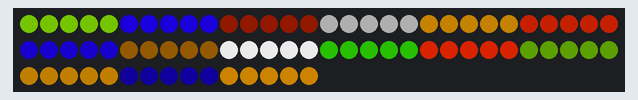
A sketch run on a simulated Arduino Uno, built with avr-gcc and run on an emulated ATmega328P. On the bench: 75 RGB LEDs in strip order, left to right, continuing on the next row. Dim RGB values are drawn brighter than linear; random numbers use the default seed unless the sketch sets one.

Above: at 36.35 s.
At 44.0 s:
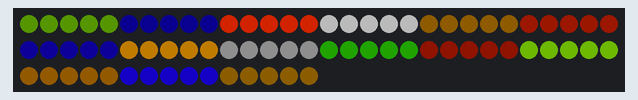
At 68.9 s:
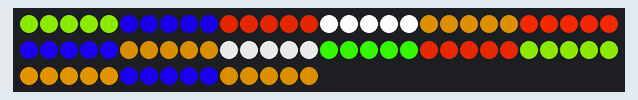

The sketch:

pump_eauxclaires_section4.ino
```cpp
// (licence header left out)
#include <FastLED.h>

#define DATA_PIN 2
#define NCHIMES 15
#define LEDS_PER_CHIME 5

#define HUE_C 42 // yellow
#define HUE_D 74 // light green
#define HUE_E 14 // orange
#define HUE_F 170 // blue
#define HUE_G 87 // dark green
#define HUE_A 215 // magenta
#define HUE_B 103 // puke green
#define HUE_Bb 188 // deep purple (but white with SAT_Bb=0)

#define SAT_C 255
#define SAT_D 255
#define SAT_E 255
#define SAT_F 255
#define SAT_G 255
#define SAT_A 255
#define SAT_B 255
#define SAT_Bb 0

CRGB leds[NCHIMES * LEDS_PER_CHIME];

float intensity[NCHIMES];

bool autoMode;
float phase_autoMode[NCHIMES]; // assigned randomly in setup()
float autoPeriod_ms = 6000;

uint8_t hues[15] = {
  HUE_C,
  HUE_F,
  HUE_C,
  HUE_D,
  HUE_E,
  HUE_G,
  HUE_Bb,
  HUE_C,
  HUE_F,
  HUE_E,
  HUE_C,
  HUE_Bb,
  HUE_E,
  HUE_F,
  HUE_D
};

uint8_t sats[15] = {
  SAT_C,
  SAT_F,
  SAT_C,
  SAT_D,
  SAT_E,
  SAT_G,
  SAT_Bb,
  SAT_C,
  SAT_F,
  SAT_E,
  SAT_C,
  SAT_Bb,
  SAT_E,
  SAT_F,
  SAT_D
};

float decayRate = 0.02; // higher value = faster decay

unsigned long timestamp_ms = 0;
unsigned long timeout_ms = 30000;

int tmpChime;
int reverseIndex;

/*~~~~~~~~~~~~~~~~~~~~~~~~~~~~~~~~~~~~~~~~~~~~~~~~~~~~~*/

void setup() {

  FastLED.addLeds<NEOPIXEL, DATA_PIN>(leds, NCHIMES*LEDS_PER_CHIME);

  for (int i=0; i<NCHIMES; i++) {
    intensity[i] = 0.;
    phase_autoMode[i] = random(autoPeriod_ms);
  }

  Serial.begin(-1); // full USB speed is used

}

void loop() {

  // read serial messages, and update intensity[] accordingly
  while (Serial.available() > 0) {

    tmpChime = Serial.read();
    if (tmpChime >= 0) {
      intensity[tmpChime] = 1.0;
      timestamp_ms = millis();
    }

  }

  autoMode = ((millis() - timestamp_ms) > timeout_ms);

  if (autoMode) {

    evolve_autoMode();

  } else {

    evolve_triggerMode();

  }

  delay(15);

}

void evolve_autoMode(void) {

    // evolve the leds array
    for (int i=0; i<NCHIMES; i++) {

      reverseIndex = NCHIMES - 1 - i;

      for (int j=0; j<LEDS_PER_CHIME; j++) {

        leds[reverseIndex*LEDS_PER_CHIME + j].setHSV(hues[i], sats[i],
                                          sq(sin((millis()-phase_autoMode[i])/autoPeriod_ms)) * 200 + 55);

      }

    }

    FastLED.show();

}

void evolve_triggerMode(void) {

    // evolve the leds array
    for (int i=0; i<NCHIMES; i++) {

      reverseIndex = NCHIMES - 1 - i;

      for (int j=0; j<LEDS_PER_CHIME; j++) {
        leds[reverseIndex*LEDS_PER_CHIME + j].setHSV(hues[i], sats[i], intensity[i]*255);
      }

      intensity[i] /= (1 + decayRate);

    }

    FastLED.show();

}
```
